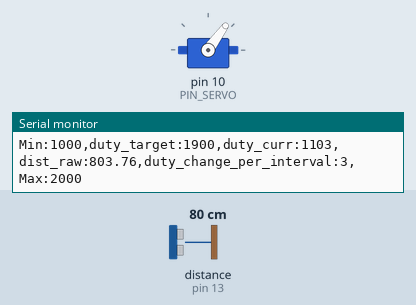
Recording of a sketch running on a simulated Arduino Uno, built with avr-gcc and run on an emulated ATmega328P. Parts: servo, the last lines printed to the serial monitor. Wiring (inferred from the names in the program): ultrasonic range finder: trigger pin 12; echo pin 13. The test bench sets the inputs (shaded band); at power-on: distance to the obstacle (sensor on pin 13) 80 cm. The echo pulse lasts 58.3 µs per cm.

Above: at 0.05 s.
At 2.65 s:
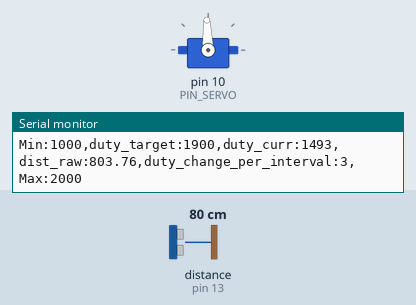
At 5.3 s:
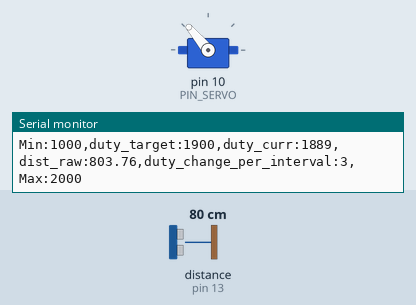
At 10.55 s:
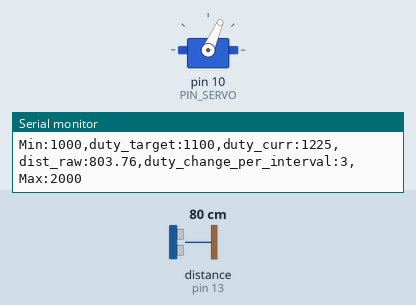
Timing chart, 0 to 15.7 s (numbered marks = the images above):
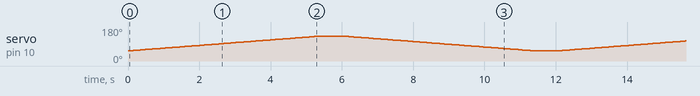

The sketch:

13_example_1.ino
```cpp
#include <Servo.h>

// Arduino pin assignment
#define PIN_TRIG  12  // sonar sensor TRIGGER
#define PIN_ECHO  13  // sonar sensor ECHO
#define PIN_SERVO 10

// configurable parameters for sonar
#define SND_VEL 346.0     // sound velocity at 24 celsius degree (unit: m/sec)
#define PULSE_DURATION 10 // ultra-sound Pulse Duration (unit: usec)
#define _DIST_MIN 180.0   // minimum distance to be measured (unit: mm)
#define _DIST_MAX 360.0   // maximum distance to be measured (unit: mm)

#define TIMEOUT ((INTERVAL / 2) * 1000.0) // maximum echo waiting time (unit: usec)
#define SCALE (0.001 * 0.5 * SND_VEL) // coefficent to convert duration to distance

// configurable parameters for Servo
#define _DUTY_MIN 1000 // servo full clock-wise position (0 degree)
#define _DUTY_NEU 1500 // servo neutral position (90 degree)
#define _DUTY_MAX 2000 // servo full counter-clockwise position (180 degree)

#define _POS_START (_DUTY_MIN + 100)    // servo start position
#define _POS_END   (_DUTY_MAX - 100)    // servo end position

#define _SERVO_SPEED 30 // servo angular speed (unit: degree/sec)

// Loop Interval
#define INTERVAL 20   // servo update interval (unit: msec)

// global variables
unsigned long last_sampling_time; // unit: msec

Servo myservo;

int duty_change_per_interval; // maximum duty difference per interval
int duty_target;    // Target duty time
int duty_curr;      // Current duty time

int toggle_interval, toggle_interval_cnt;

void setup() {
  // initialize GPIO pins
  pinMode(PIN_TRIG, OUTPUT);  // sonar TRIGGER
  pinMode(PIN_ECHO, INPUT);   // sonar ECHO
  digitalWrite(PIN_TRIG, LOW);  // turn-off Sonar

  myservo.attach(PIN_SERVO);

  duty_target = duty_curr = _POS_START;
  myservo.writeMicroseconds(duty_curr);

  // initialize serial port
  Serial.begin(250000);  // <----- baud rate

  // convert angular velocity into duty change per interval.
  // duty_change_per_interval =
  //  (_DUTY_MAX - _DUTY_MIN) * (_SERVO_SPEED / 180) * (INTERVAL / 1000);
  duty_change_per_interval =
    (float)(_DUTY_MAX - _DUTY_MIN) * (_SERVO_SPEED / 180.0) * (INTERVAL / 1000.0);

  // remove next three lines after finding answers
  Serial.print("duty_change_per_interval:");
  Serial.println(duty_change_per_interval);
  //  while (1) { }

  // initialize variables for servo update.
  toggle_interval = (180.0 / _SERVO_SPEED) * 1000 / INTERVAL;
  toggle_interval_cnt = toggle_interval;

  // initialize last sampling time
  last_sampling_time = 0;
}

void loop() {
  float  dist_raw;

  // wait until next sampling time.
  if (millis() < (last_sampling_time + INTERVAL))
    return;

  dist_raw = USS_measure(PIN_TRIG, PIN_ECHO); // read distance

  // adjust duty_curr toward duty_target by duty_change_per_interval
  if (duty_target > duty_curr) {
    duty_curr += duty_change_per_interval;
    if (duty_curr > duty_target)
        duty_curr = duty_target;
  } else {
    duty_curr -= duty_change_per_interval;
    if (duty_curr < duty_target)
      duty_curr = duty_target;
  }

  // update servo position
  myservo.writeMicroseconds(duty_curr);

  // output the read value to the serial port
  Serial.print("Min:1000");
  Serial.print(",duty_target:"); Serial.print(duty_target);
  Serial.print(",duty_curr:");   Serial.print(duty_curr);
  Serial.print(",dist_raw:");   Serial.print(dist_raw);
  Serial.print(",duty_change_per_interval:");   Serial.print(duty_change_per_interval);
  Serial.println(",Max:2000");

  // toggle duty_target between _DUTY_MIN and _DUTY_MAX.
  if (toggle_interval_cnt >= toggle_interval) {
    toggle_interval_cnt = 0;
    if (duty_target == _POS_START)
      duty_target = _POS_END;
    else
      duty_target = _POS_START;
  } else {
    toggle_interval_cnt++;
  }

  // update last sampling time
  last_sampling_time += INTERVAL;
}

// get a distance reading from USS. return value is in millimeter.
float USS_measure(int TRIG, int ECHO)
{
  digitalWrite(TRIG, HIGH);
  delayMicroseconds(PULSE_DURATION);
  digitalWrite(TRIG, LOW);

  return pulseIn(ECHO, HIGH, TIMEOUT) * SCALE; // unit: mm
}
```
